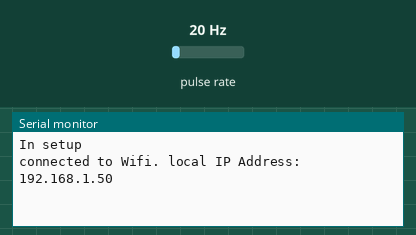
Recording of a sketch running on a simulated ESP8266 (NodeMCU). On the bench: the last lines printed to the serial monitor. Wiring (inferred from the names in the program): pulse sensor: data GPIO 14. The inputs (shaded band) are chosen by the test bench; at power-on: pulse rate 20 Hz. WiFi joins after 1.5 s; servers stay silent unless stated; the local clock reads 2024-03-15 10:24:30 at power-on unless the sketch sets it.

Above: at 2.7 s.
2.8 s: pulse rate (sensor on GPIO 14) set to 4 Hz
At 4.4 s:
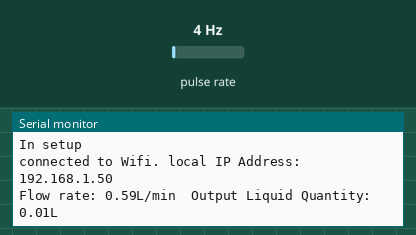
5.8 s: pulse rate (sensor on GPIO 14) set to 50 Hz
At 7.0 s:
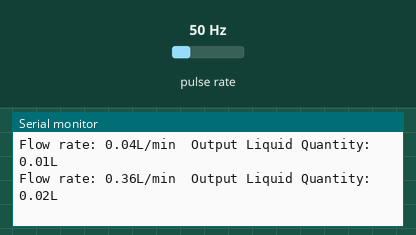
Timing chart, 0 to 8.8 s (numbered marks = the images above; inputs shaded):
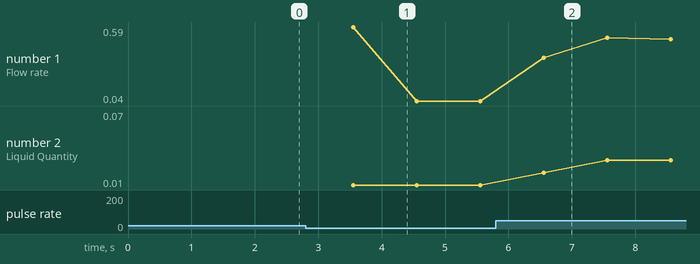

The sketch:

main.ino
```cpp
//Make sure you set upload speed to 115200
#include <Wire.h> //Communication between DS3231 time module and ESP8266
#include <RtcDS3231.h> //library for DS3231 time module
#include <ArduinoJson.h> //allow for JSON objects
#include <ESP8266WiFi.h> //for Wifi module on MCU
#include <FirebaseArduino.h> //library for Firebase

// Wifi Keys  -  ||Change as needed||
#define WIFI_SSID "A"
#define WIFI_PASSWORD "A"

//Initialization
RtcDS3231<TwoWire> Rtc(Wire);

//Global Variables
uint32_t initial_time;
uint32_t final_time;
uint32_t flow_duration;
float water_volume;
int sensor_activated = 0;
byte sensorInterrupt = 14;  // 0 = digital pin 2
StaticJsonBuffer<200> buf2;
JsonObject& package2 = buf2.createObject();

//Constants
const float FLOWRATE_THRESHOLD = 0.01;

void setup()
{
  Serial.begin(115200);
  Serial.print("In setup");

  //  Flow rate sensor & time module initialization
  initialize_time_module();
  initialize_flow_rate_sensor();
  initialize_wifi();

  package2["key"] = 2;
}

void loop()
{
   attachInterrupt(digitalPinToInterrupt(sensorInterrupt), start_collecting, RISING);
   if (sensor_activated)
   {
      detachInterrupt(digitalPinToInterrupt(sensorInterrupt)); //detach the triggering
      initial_time = get_time();
      water_volume = get_vol();
      final_time = get_time();
      flow_duration = get_duration(initial_time, final_time);
      Serial.print("Water volume: ");
      Serial.println(water_volume);
      Serial.print("Duration: ");
      Serial.println(flow_duration);
      send_http_request(initial_time, water_volume);

   }
}
```

http_functions.ino
```cpp
const char* host = "129.146.137.152";
const int httpPort = 3000;
const int device_ID = 0;

// If you wanted to create the connection from the start.
//void initialize_TCP_connection()
//{
//  delay(5000);
//  Serial.print("connecting to ");
//  Serial.println(host); // Use WiFiClient class to create TCP connections
//  WiFiClient client;
//
//  if (!client.connect(host, httpPort))
//  {
//    Serial.println("connection failed");
//    return;
//  }
//}

//uint32_t get_duration(uint32_t initial_time, uint32_t final_time)
//{
//  return final_time - initial_time;
//}

void send_http_request(uint32_t initial_time, float water_volume)
{
  WiFiClient client;
  if (!client.connect(host, httpPort))
  {
    Serial.println("connection failed");
    return;
  }

  // We now create a URL for the request with informtation we want to send to the server
  String url = "/";
  url += "add/";
  url += initial_time; url += "/";
  url += device_ID; url += "/"; //Here we set the ID
  url += water_volume; url += "/";

  Serial.println(); Serial.print("Requesting URL: "); Serial.println(url);
  // This will send the request to the server
  client.print(String("GET ") + url + " HTTP/1.1\r\n" + "Host: " + host + "\r\n" + "Connection: close\r\n\r\n");
  unsigned long timeout = millis();
  while (client.available() == 0) {
    if (millis() - timeout > 5000)
    { Serial.println(">>> Client Timeout !");
      client.stop(); return;
    }
  } // Read all the lines of the reply from server and print them to Serial
  while (client.available())
  { String line = client.readStringUntil('\r'); Serial.print(line);
  }
  Serial.println();
  Serial.println("closing connection");
}
```

json_functions.ino
```cpp
void create_json_package(JsonObject& package)
{
  package["duration"] = flow_duration; //put value
  package["volume"] = water_volume;
  String ret;
  package.printTo(ret);
  Serial.println(ret);
}
```

sensor_functions.ino
```cpp
//flow rate sensor variables
//byte sensorInterrupt = 0;  // 0 = digital pin 2
byte sensorPin       = 2;
float calibrationFactor = 100;
volatile byte pulseCount = 0;
float flow_rate = 0.0;
float flow_liters = 0;
float total_liters = 0;
unsigned long oldTime = 0;

//flow rate constants
const float SAMPLING_INTERVAL = 1000.0;

float get_vol()
{
  attachInterrupt(digitalPinToInterrupt(sensorInterrupt), pulseCounter, FALLING);
  oldTime = millis();
  total_liters = 0;
  delay(SAMPLING_INTERVAL);
  flow_rate = ((SAMPLING_INTERVAL/ (millis() - oldTime)) * pulseCount) / calibrationFactor;

  oldTime = millis();

  while (flow_rate >= FLOWRATE_THRESHOLD)
    {
     if((millis() - oldTime) > SAMPLING_INTERVAL)
      {
        // Disable the interrupt while calculating flowrate
        detachInterrupt(digitalPinToInterrupt(sensorInterrupt));

        // Calculate flow_rate with scaling for duration & reset oldtime.
        flow_rate = ((SAMPLING_INTERVAL/ (millis() - oldTime)) * pulseCount) / calibrationFactor;
        delay(1);
        oldTime = millis();

    //  Calculate flowrate (SAMPLING_INTERVAL/1000) accounts for the length of our sample.
        flow_liters = (flow_rate / 60) * (SAMPLING_INTERVAL/1000);
        total_liters += flow_liters;
        print_volume();

          // Reset the pulse counter so we can start incrementing again
        pulseCount = 0;
        // Enable the interrupt again now that we've finished sending output
        attachInterrupt(digitalPinToInterrupt(sensorInterrupt), pulseCounter, FALLING);
      }
    }

  detachInterrupt(digitalPinToInterrupt(sensorInterrupt)); //detach interrupt for collecting data
  sensor_activated = 0;
  delay(250);
  Serial.print("Total_liters: ");
  Serial.println(total_liters);
  return total_liters;
}
ICACHE_RAM_ATTR void start_collecting()
{
  sensor_activated = 1;
}

ICACHE_RAM_ATTR void pulseCounter()
{
  // Increment the pulse counter
  pulseCount++;
}

void initialize_flow_rate_sensor()
{
  pinMode(sensorPin, INPUT);
  digitalWrite(sensorPin, HIGH);

//The Hall-effect sensor is connected to pin 2 which uses interrupt 0.
//Configured to trigger on a FALLING state change (transition from HIGH state to LOW state)
  attachInterrupt(digitalPinToInterrupt(sensorInterrupt), pulseCounter, FALLING);
}

void print_volume()
{
    // Print the flow rate for this second in litres / minute
    Serial.print("Flow rate: ");
    Serial.print(flow_rate);  // Print the integer part of the variable
    Serial.print("L/min");
    Serial.print("\t");

    // Print the cumulative total of litres flowed since starting
    Serial.print("Output Liquid Quantity: ");
    Serial.print(total_liters);
    Serial.println("L");
}
```

time_functions.ino
```cpp
void initialize_time_module()
{
  Rtc.Begin();
  // Ignored error catching for now
  // never assume the Rtc was last configured by you, so just clear them to your needed state
  Rtc.Enable32kHzPin(false);
  Rtc.SetSquareWavePin(DS3231SquareWavePin_ModeNone);
}

uint32_t get_time()
{
  RtcDateTime now = Rtc.GetDateTime();
//  Serial.print(now.Epoch32Time()); This would print the time
  return now.Epoch32Time();
}

uint32_t get_duration(uint32_t initial_time, uint32_t final_time)
{
  return final_time - initial_time;
}
```

wifi_functions.ino
```cpp
void initialize_wifi()
{
  // Explicitly set the ESP8266 to be a WiFi-client, otherwise, it by default,
  // would try to act as both a client and an access-point and could cause
  // network-issues with your other WiFi-devices on your WiFi-network.

  // Uncomment the Serial.print statements to debug wifi connection
  WiFi.mode(WIFI_STA);
  WiFi.begin(WIFI_SSID, WIFI_PASSWORD);
//  Serial.print("connecting");
  while (WiFi.status() != WL_CONNECTED) {
//    Serial.print(".");
    delay(500);
  }
  Serial.println();
  Serial.print("connected to Wifi. local IP Address: ");
  Serial.println(WiFi.localIP());
}
```

Measured:
- after the input at 2.8 s, the serial monitor: prints a new line after 0.75 s (image 1)
- after the input at 5.8 s, the serial monitor: prints a new line after 0.76 s (image 2)
- plotted number 1: 0.04 → 0.5 after the input at 5.8 s
- plotted number 2: 0.01 → 0.07 after the input at 5.8 s
